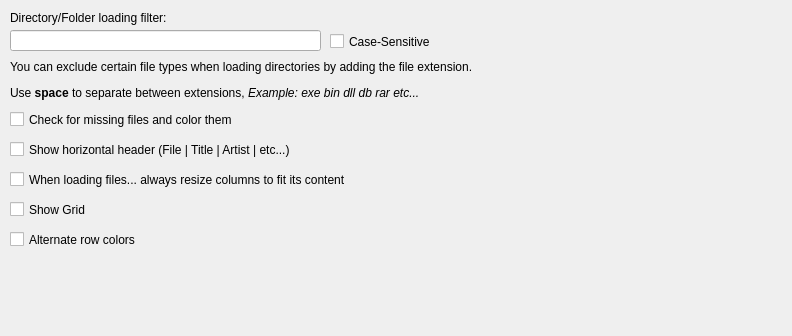
          <widget class="QWidget" name="filesListToolBoxPage">
           <property name="geometry">
            <rect>
             <x>0</x>
             <y>0</y>
             <width>792</width>
             <height>336</height>
            </rect>
           </property>
           <attribute name="label">
            <string>Files List</string>
           </attribute>
           <widget class="QCheckBox" name="chkShowFilesListHeader">
            <property name="geometry">
             <rect>
              <x>10</x>
              <y>140</y>
              <width>441</width>
              <height>19</height>
             </rect>
            </property>
            <property name="text">
             <string>Show horizontal header (File | Title | Artist | etc...)</string>
            </property>
           </widget>
           <widget class="QCheckBox" name="chkResizeColumnsToFitContent">
            <property name="geometry">
             <rect>
              <x>10</x>
              <y>170</y>
              <width>531</width>
              <height>19</height>
             </rect>
            </property>
            <property name="text">
             <string>When loading files... always resize columns to fit its content</string>
            </property>
           </widget>
           <widget class="QCheckBox" name="chkShowFilesListGrid">
            <property name="geometry">
             <rect>
              <x>10</x>
              <y>200</y>
              <width>421</width>
              <height>19</height>
             </rect>
            </property>
            <property name="text">
             <string>Show Grid</string>
            </property>
           </widget>
           <widget class="QCheckBox" name="chkAlternateFilesListColors">
            <property name="geometry">
             <rect>
              <x>10</x>
              <y>230</y>
              <width>411</width>
              <height>19</height>
             </rect>
            </property>
            <property name="text">
             <string>Alternate row colors</string>
            </property>
           </widget>
           <widget class="QLabel" name="lblDirFilter">
            <property name="geometry">
             <rect>
              <x>10</x>
              <y>10</y>
              <width>371</width>
              <height>16</height>
             </rect>
            </property>
            <property name="text">
             <string>Directory/Folder loading filter:</string>
            </property>
           </widget>
           <widget class="QLineEdit" name="txtDirFilter">
            <property name="geometry">
             <rect>
              <x>10</x>
              <y>30</y>
              <width>311</width>
              <height>21</height>
             </rect>
            </property>
           </widget>
           <widget class="QLabel" name="lblDirFilterDescription">
            <property name="geometry">
             <rect>
              <x>10</x>
              <y>60</y>
              <width>531</width>
              <height>41</height>
             </rect>
            </property>
            <property name="text">
             <string>&lt;html&gt;&lt;head/&gt;&lt;body&gt;&lt;p&gt;You can exclude certain file types when loading directories by adding the file extension.&lt;/p&gt;&lt;p&gt;Use &lt;span style=&quot; font-weight:600;&quot;&gt;space&lt;/span&gt; to separate between extensions, &lt;span style=&quot; font-style:italic;&quot;&gt;Example: exe bin dll db rar etc...&lt;/span&gt;&lt;/p&gt;&lt;/body&gt;&lt;/html&gt;</string>
            </property>
            <property name="wordWrap">
             <bool>true</bool>
            </property>
           </widget>
           <widget class="QCheckBox" name="chkDirFilterCaseSensitive">
            <property name="geometry">
             <rect>
              <x>330</x>
              <y>32</y>
              <width>161</width>
              <height>19</height>
             </rect>
            </property>
            <property name="text">
             <string>Case-Sensitive</string>
            </property>
           </widget>
           <widget class="QCheckBox" name="chkColorMissingFiles">
            <property name="geometry">
             <rect>
              <x>10</x>
              <y>110</y>
              <width>371</width>
              <height>19</height>
             </rect>
            </property>
            <property name="text">
             <string>Check for missing files and color them</string>
            </property>
           </widget>
          </widget>
